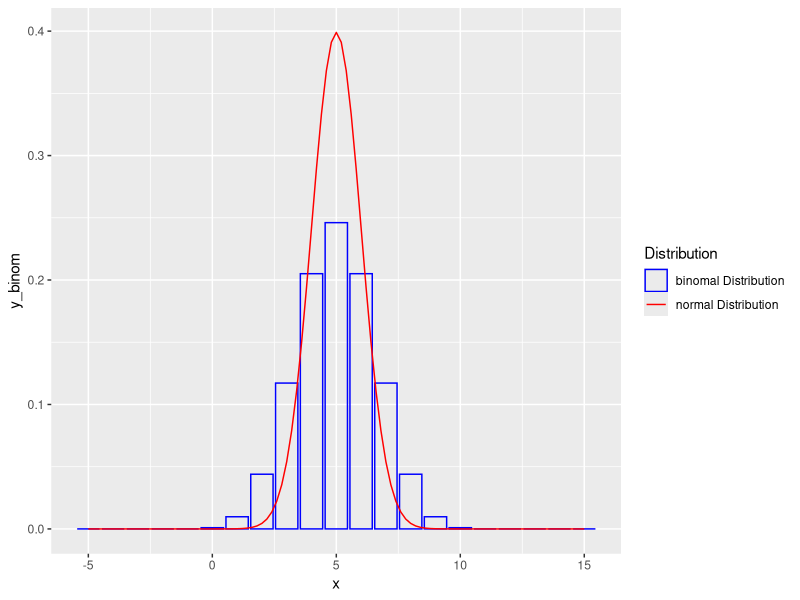
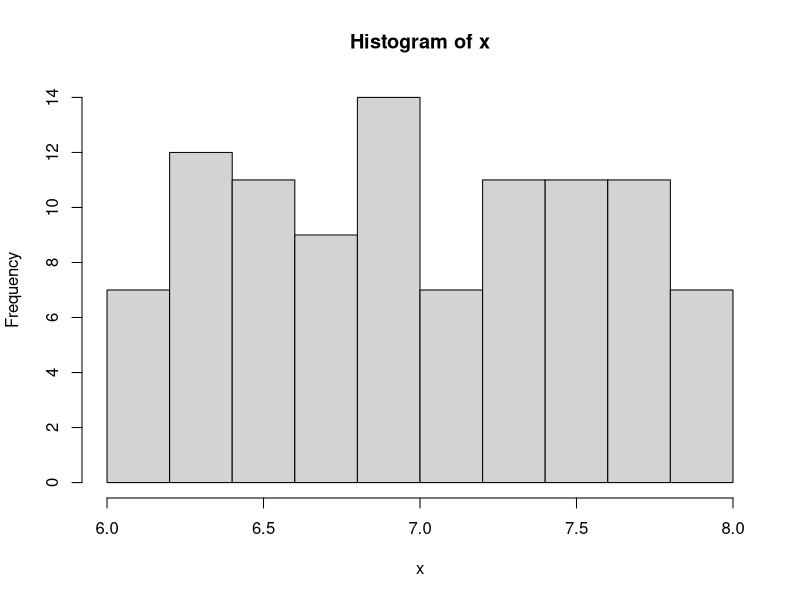
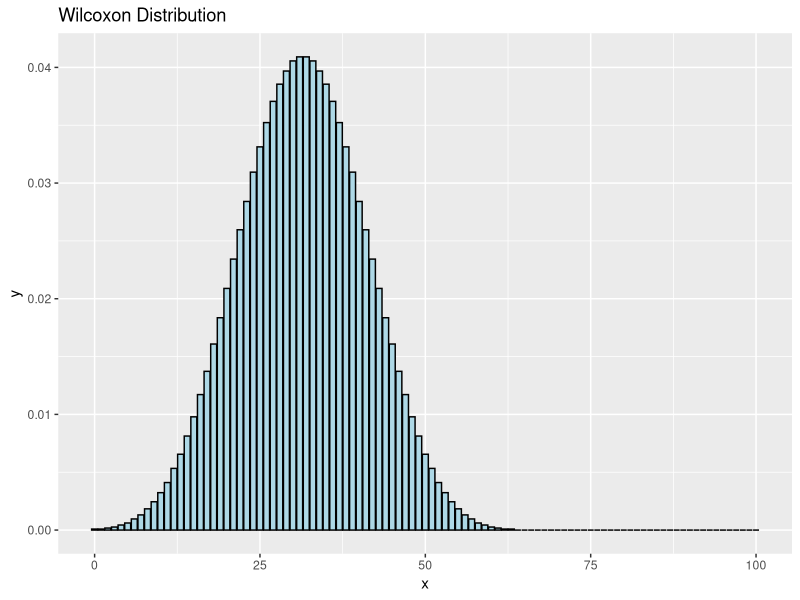

These figures' R source, in order:
## ---- chunk 1
x <- c(1,4,2,2,6,9,5)
rank(x)
## ---- chunk 2
library(ggplot2)
library(tibble)
library(dplyr)
library(readxl)
tibble(
    x = -5:15,
    y_binom = dbinom(x, size = 10,prob = 0.5),
) |> 
ggplot()+
    geom_col(aes(x=x,y=y_binom,color="binomal Distribution"),fill=NA)+
    geom_function(mapping = aes(color="normal Distribution"),
                  fun = dnorm, args = list(mean = 5, sd = 1),
                   )+
    scale_color_manual(values = c("normal Distribution" = "red",
                                  "binomal Distribution" = "blue"))+
    labs(color = "Distribution")
## ---- chunk 3
set.seed(123)
x <- runif(n = 100,min = 6,max = 8)
hist(x)
shapiro.test(x)
wilcox.test(x, mu=7) 
## ---- chunk 4

df <- tibble(
    low=c(958.5,838.4,612.2,812.9,739.0,899.4,758.5,695.0,749.7,815.5),
    high=c(958.5,866.5,788.9,815.2,783.2,910.9,760.8,870.8,862.3,799.9),
)

shapiro.test(df$high-df$low)

# 忽略  差异绝对值为“0”的数剔除；
wilcox.test(df$low[-1],df$high[-1],exact = T,paired = T)


## ---- chunk 5
MVR = c(38, 29, 35, 33, 38, 41, 31)
MVP = c(32, 43, 44, 81, 35, 46, 37, 45, 44)
shapiro.test(c(MVR,MVP))

combined_data <- c(MVR, MVP)
ranked_data <- rank(combined_data)
ranked_data 

MVR_ranks <- ranked_data[1:length(MVR)]
MVP_ranks <- ranked_data[(length(MVR)+1):length(combined_data)]

T1 <- sum(MVR_ranks)
T2 <- sum(MVP_ranks)

T1-length(MVR)*(length(MVR)+1)/2
wilcox.test(MVR,MVP,exact = F,correct = F)
## ---- chunk 6
x <- c(17, 12, 13, 16, 9, 19, 21, 12, 18, 17)
y <- c(10, 6, 15, 9, 8, 11, 8, 16, 13, 7, 5, 14)
wilcox.test(x, y, correct = F)

rank(c(x,y))[1:10] |> sum()
rank(c(x,y))[11:22] |> sum()

156.5-10*11/2

a <- wilcox.test(x,y,correct=FALSE)
str(a) 
n1 <- length(x)
a$statistic <- a$statistic + n1*(n1+1)/2
names(a$statistic) <- "T.W"
a
## ---- chunk 7
library(coin)
df <- read_excel("data/coin-wilcox_test.xlsx") |> 
    mutate(group=as.factor(group))
df

rank <- rank(df$HADS得分)

g1rankSum <- sum(rank[1:120])
g2rankSum <- sum(rank[121:240])


SPSS_威尔科克森W <- min(g1rankSum,g2rankSum)
SPSS_威尔科克森W 
SPSS_曼惠特尼U <-  SPSS_威尔科克森W -120*121/2
SPSS_曼惠特尼U

wilcox.test(HADS得分 ~ group,data=df,correct=F)
# SPSS  z统计量
coin::wilcox_test( HADS得分 ~ group,data=df, distribution = "asymptotic") #   exact   asymptotic    approximate
coin::wilcox_test( HADS得分 ~ group,data=df, distribution = "approximate")
## ---- chunk 8
wilcox.test(HADS得分 ~ group,data=df,exact = F,correct = F)

# SPSS_曼惠特尼U
g2rankSum-120*121/2


# R中W
g1rankSum-120*121/2
## ---- chunk 9

tibble(
    x = 0:100,
    y =dwilcox(x,m = 7,n = 9)
) |> 
    ggplot() +
    geom_col(aes(x,y),fill="lightblue",color="black")+
    ggtitle("Wilcoxon Distribution")
## ---- chunk 10
kruskal.test(weight~group,data = PlantGrowth)
## ---- chunk 11
pairwise.wilcox.test(PlantGrowth$weight,PlantGrowth$group,p.adjust.method = "fdr",exact=F)
## ---- chunk 12
# 假设有三个相关样本 x, y, z
x <- c(14, 17, 20, 23, 25)
y <- c(15, 18, 21, 24, 26)
z <- c(16, 19, 22, 25, 27)

# 将样本合并成一个数据框，并指定组别和受试者
data <- data.frame(
  value = c(x, y, z),
  group = factor(rep(c("x", "y", "z"), each = 5)),
  subject = factor(rep(1:5, 3))
)

# 使用 friedman.test() 函数进行检验
result <- friedman.test(value ~ group | subject, data = data)

# 输出检验结果
print(result)

## ---- chunk 13
# 假设有两个变量 x 和 y
x <- c(14, 17, 20, 23, 25)
y <- c(15, 18, 21, 24, 26)

# 使用 cor.test() 函数进行 Kendall's Tau 检验
result <- cor.test(x, y, method = "kendall")

# 输出检验结果
print(result)

## ---- chunk 14
# 假设有两个变量 x 和 y
x <- c(14, 17, 20, 23, 25)
y <- c(15, 18, 21, 24, 26)

# 使用 cor.test() 函数进行 Spearman's Rank Correlation 检验
result <- cor.test(x, y, method = "spearman")

# 输出检验结果
print(result)
